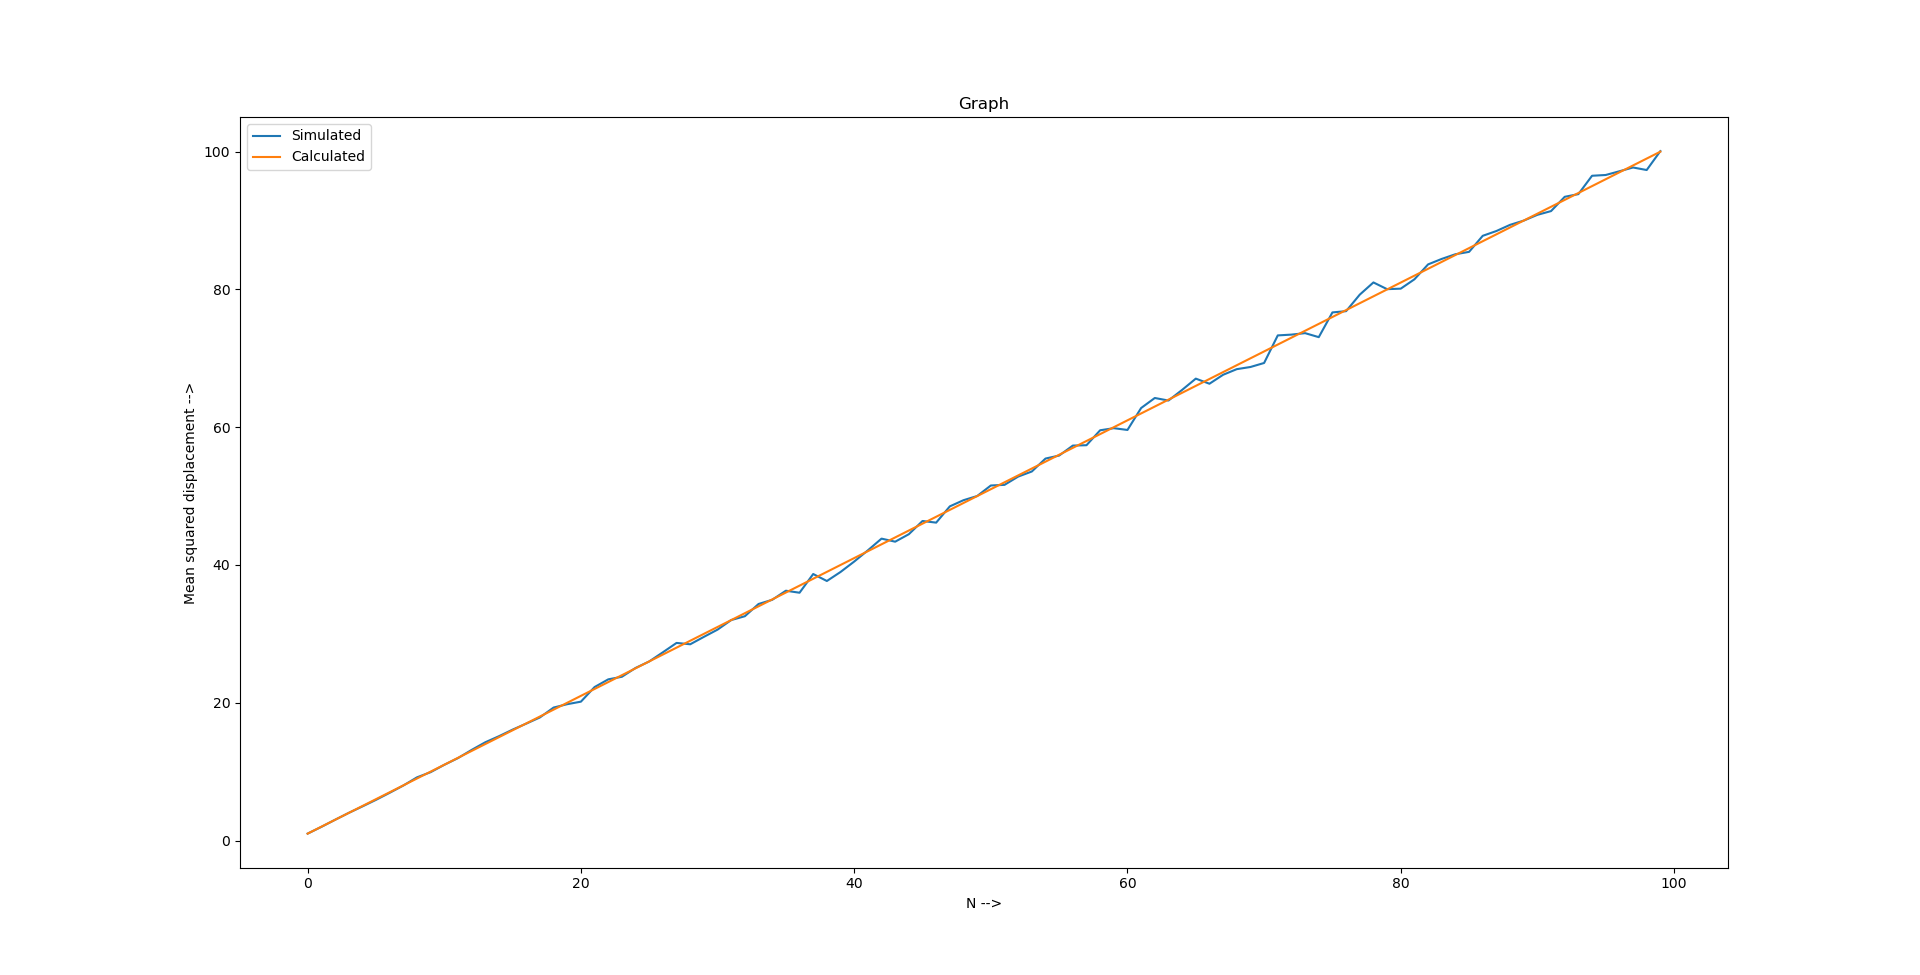

Here is the Python script that generated this plot:
# mean Squared displacement
import matplotlib.pyplot as plt
import random
import math

y_1 = []

y_2 = []

for i in range(1,101):
    val = 0
    for j in range(1,10001):
        pos_1 = 0
        for k in range(1,i+1):
            pos_1 = pos_1 + math.floor(random.choice([-1,1]))
        val += ((pos_1)*(pos_1))
    y_2.insert(i,val/10000)
    y_1.insert(i,i)

plt.figure(figsize=(20,20))
plt.ylabel("Mean squared displacement -->")
plt.xlabel("N -->")
plt.title('Graph')
plt.plot(y_2,label='Simulated')
plt.plot(y_1,label='Calculated')
plt.legend()
plt.show()
